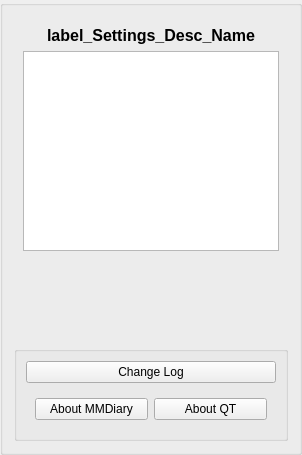
         <widget class="QGroupBox" name="groupBox_14">
          <property name="minimumSize">
           <size>
            <width>240</width>
            <height>300</height>
           </size>
          </property>
          <property name="maximumSize">
           <size>
            <width>400</width>
            <height>16777215</height>
           </size>
          </property>
          <property name="title">
           <string/>
          </property>
          <layout class="QVBoxLayout" name="verticalLayout_16">
           <item>
            <widget class="QWidget" name="settingsdescriptionwidget" native="true">
             <property name="maximumSize">
              <size>
               <width>16777215</width>
               <height>400</height>
              </size>
             </property>
             <layout class="QVBoxLayout" name="verticalLayout_15">
              <item>
               <widget class="QLabel" name="label_Settings_Desc_Name">
                <property name="sizePolicy">
                 <sizepolicy hsizetype="Preferred" vsizetype="Preferred">
                  <horstretch>0</horstretch>
                  <verstretch>0</verstretch>
                 </sizepolicy>
                </property>
                <property name="maximumSize">
                 <size>
                  <width>16777215</width>
                  <height>600</height>
                 </size>
                </property>
                <property name="font">
                 <font>
                  <pointsize>12</pointsize>
                  <bold>true</bold>
                 </font>
                </property>
                <property name="text">
                 <string>label_Settings_Desc_Name</string>
                </property>
                <property name="alignment">
                 <set>Qt::AlignCenter</set>
                </property>
               </widget>
              </item>
              <item>
               <widget class="QTextBrowser" name="textBrowser_SettingDesc">
                <property name="minimumSize">
                 <size>
                  <width>0</width>
                  <height>200</height>
                 </size>
                </property>
                <property name="maximumSize">
                 <size>
                  <width>16777215</width>
                  <height>16777215</height>
                 </size>
                </property>
                <property name="font">
                 <font>
                  <pointsize>12</pointsize>
                  <bold>false</bold>
                 </font>
                </property>
                <property name="html">
                 <string>&lt;!DOCTYPE HTML PUBLIC &quot;-//W3C//DTD HTML 4.0//EN&quot; &quot;http://www.w3.org/TR/REC-html40/strict.dtd&quot;&gt;
&lt;html&gt;&lt;head&gt;&lt;meta name=&quot;qrichtext&quot; content=&quot;1&quot; /&gt;&lt;meta charset=&quot;utf-8&quot; /&gt;&lt;style type=&quot;text/css&quot;&gt;
p, li { white-space: pre-wrap; }
hr { height: 1px; border-width: 0; }
li.unchecked::marker { content: &quot;\2610&quot;; }
li.checked::marker { content: &quot;\2612&quot;; }
&lt;/style&gt;&lt;/head&gt;&lt;body style=&quot; font-family:'Segoe UI'; font-size:12pt; font-weight:400; font-style:normal;&quot;&gt;
&lt;p style=&quot;-qt-paragraph-type:empty; margin-top:0px; margin-bottom:0px; margin-left:0px; margin-right:0px; -qt-block-indent:0; text-indent:0px; font-size:9pt;&quot;&gt;&lt;br /&gt;&lt;/p&gt;&lt;/body&gt;&lt;/html&gt;</string>
                </property>
                <property name="openLinks">
                 <bool>false</bool>
                </property>
               </widget>
              </item>
             </layout>
            </widget>
           </item>
           <item>
            <spacer name="verticalSpacer_8">
             <property name="orientation">
              <enum>Qt::Vertical</enum>
             </property>
             <property name="sizeType">
              <enum>QSizePolicy::Expanding</enum>
             </property>
             <property name="sizeHint" stdset="0">
              <size>
               <width>20</width>
               <height>80</height>
              </size>
             </property>
            </spacer>
           </item>
           <item>
            <widget class="QGroupBox" name="groupBox_13">
             <property name="title">
              <string/>
             </property>
             <layout class="QVBoxLayout" name="verticalLayout_19">
              <item>
               <widget class="QPushButton" name="pushButton_ChangeLog">
                <property name="text">
                 <string>Change Log</string>
                </property>
               </widget>
              </item>
              <item>
               <widget class="QWidget" name="aboutbuttonswidget" native="true">
                <property name="maximumSize">
                 <size>
                  <width>16777215</width>
                  <height>45</height>
                 </size>
                </property>
                <layout class="QHBoxLayout" name="horizontalLayout_3">
                 <item>
                  <widget class="QPushButton" name="pushButton_AboutMMDiary">
                   <property name="text">
                    <string>About MMDiary</string>
                   </property>
                  </widget>
                 </item>
                 <item>
                  <widget class="QPushButton" name="pushButton_AboutQT">
                   <property name="text">
                    <string>About QT</string>
                   </property>
                  </widget>
                 </item>
                </layout>
               </widget>
              </item>
             </layout>
            </widget>
           </item>
          </layout>
         </widget>
